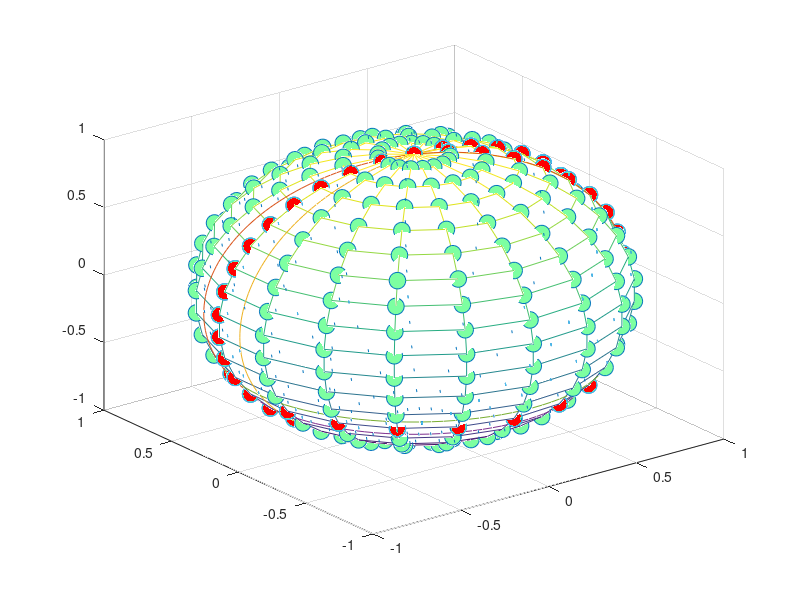

Reproduce this figure in MATLAB.
% Generate a unit sphere
numPoints = 20; % that's per dimension

theta=linspace(0,2*pi,numPoints);
phi=linspace(0,pi,numPoints);
rho=1;

[meshTheta,meshPhi]=meshgrid(theta,phi);


x=rho*sin(meshPhi).*cos(meshTheta);
y=rho*sin(meshPhi).*sin(meshTheta);
z=rho*cos(meshPhi);
figure
mesh(x,y,z)
hold on

%% get a unique list of points

xAll = x(:);
yAll = y(:);
zAll = z(:);

allPoints = unique([x(:), y(:), z(:)], 'rows');

xAll = allPoints(:, 1);
yAll = allPoints(:, 2);
zAll = allPoints(:, 3);

plot3(xAll,yAll,zAll, ...
'o', 'MarkerSize' , 12, ...
'MarkerFaceColor',[.49 1 .63]);


%%

pointsCentered = allPoints;

[currentAzimuth, currentElevation, currentRadius] = ...
  cart2sph(pointsCentered(:,1), ...
  pointsCentered(:,2), ...
  pointsCentered(:,3));

currentAzimuth   = currentAzimuth   + pi;
currentElevation = currentElevation + 0.5*pi;

% let's say we pick a point 
selectedPointIdx = 23; %randi(numPoints, 1);
selectedPointAz  = currentAzimuth(selectedPointIdx);
selectedPointEl  = currentElevation(selectedPointIdx);

azimuthRange   = 10*pi/180;
elevationRange =  5*pi/180;

maxAzimuth     = selectedPointAz + azimuthRange;
minAzimuth     = selectedPointAz - azimuthRange;

maxElevation   = selectedPointEl + elevationRange;
minElevation   = selectedPointEl - elevationRange;

% pick every elevation point within the azimuth (include the other side!)
validAzimuth   = currentAzimuth <  maxAzimuth & ...
                 currentAzimuth >  minAzimuth;

% dark side of the moon...
if maxAzimuth >= pi
    darkSideMaxAzimuth = maxAzimuth - pi;
    darkSideMinAzimuth = minAzimuth - pi;
else
    darkSideMaxAzimuth = maxAzimuth + pi;
    darkSideMinAzimuth = minAzimuth + pi;
end
    
    
validAzimuth   = validAzimuth   | ... 
                 currentAzimuth < darkSideMaxAzimuth & ...
                 currentAzimuth > darkSideMinAzimuth;             
             
             
validElevation = currentElevation < maxElevation & ...
                 currentElevation > minElevation;

idxClosePoints = find(validAzimuth | validElevation);

[~, idxSortedByAzEl] = ...
  sortrows([currentAzimuth(idxClosePoints), currentElevation(idxClosePoints)], [1,2]);

idxSorted = idxClosePoints(idxSortedByAzEl);

% find previous index in the re-arranged list
sortSelectedPointIdx = find(idxSorted == selectedPointIdx);

maxRadius     = max(currentRadius);
fullElevation = 0.5*(-pi:2*pi/100:pi);
fullAzimuth   = -pi:2*pi/100:pi;


%% create meridian rings

[xTemp, yTemp, zTemp] = sph2cart(minAzimuth-pi, fullElevation, maxRadius);
meridianLeftA  = [xTemp; yTemp; zTemp];
[xTemp, yTemp, zTemp] = sph2cart(minAzimuth   , fullElevation, maxRadius);
meridianLeftB  = [xTemp; yTemp; zTemp];
meridianLeft   = [meridianLeftA, meridianLeftB];

% dark side of the moon...
% if maxAzimuth >= pi
% end
    
[xTemp, yTemp, zTemp] = sph2cart(maxAzimuth-pi, fullElevation, maxRadius);
meridianRightA = [xTemp; yTemp; zTemp];
[xTemp, yTemp, zTemp] = sph2cart(maxAzimuth   , fullElevation, maxRadius);
meridianRightB = [xTemp; yTemp; zTemp];
meridianRight  = [meridianRightA, meridianRightB];

hold on,
plot3(meridianLeft(1,:), meridianLeft(2,:), meridianLeft(3,:));

hold on,
plot3(meridianRight(1,:), meridianRight(2,:), meridianRight(3,:));


%% create parallel rings

% x = r .* cos(elevation) .* cos(azimuth)
% y = r .* cos(elevation) .* sin(azimuth)
% z = r .* sin(elevation)

% that will make 'z' as a single number...

[xTemp, yTemp, zTemp] = sph2cart(fullAzimuth, minElevation-0.5*pi, maxRadius);
zTemp = zTemp.*ones(size(yTemp));
parallelDown = [xTemp; yTemp; zTemp];



[xTemp, yTemp, zTemp] = sph2cart(fullAzimuth, maxElevation-0.5*pi, maxRadius);
zTemp = zTemp.*ones(size(yTemp));
parallelUp = [xTemp; yTemp; zTemp];


hold on,
plot3(parallelDown(1,:), parallelDown(2,:), parallelDown(3,:));

hold on,
plot3(parallelUp(1,:), parallelUp(2,:), parallelUp(3,:));

%% 
hold on,

plot3(allPoints(idxSorted, 1), ...
      allPoints(idxSorted, 2), ...
      allPoints(idxSorted, 3), ...
      'o', 'MarkerSize' , 12, ...
      'MarkerFaceColor',[1 0 0]);


  
%    h = clickA3DPoint(allPoints')